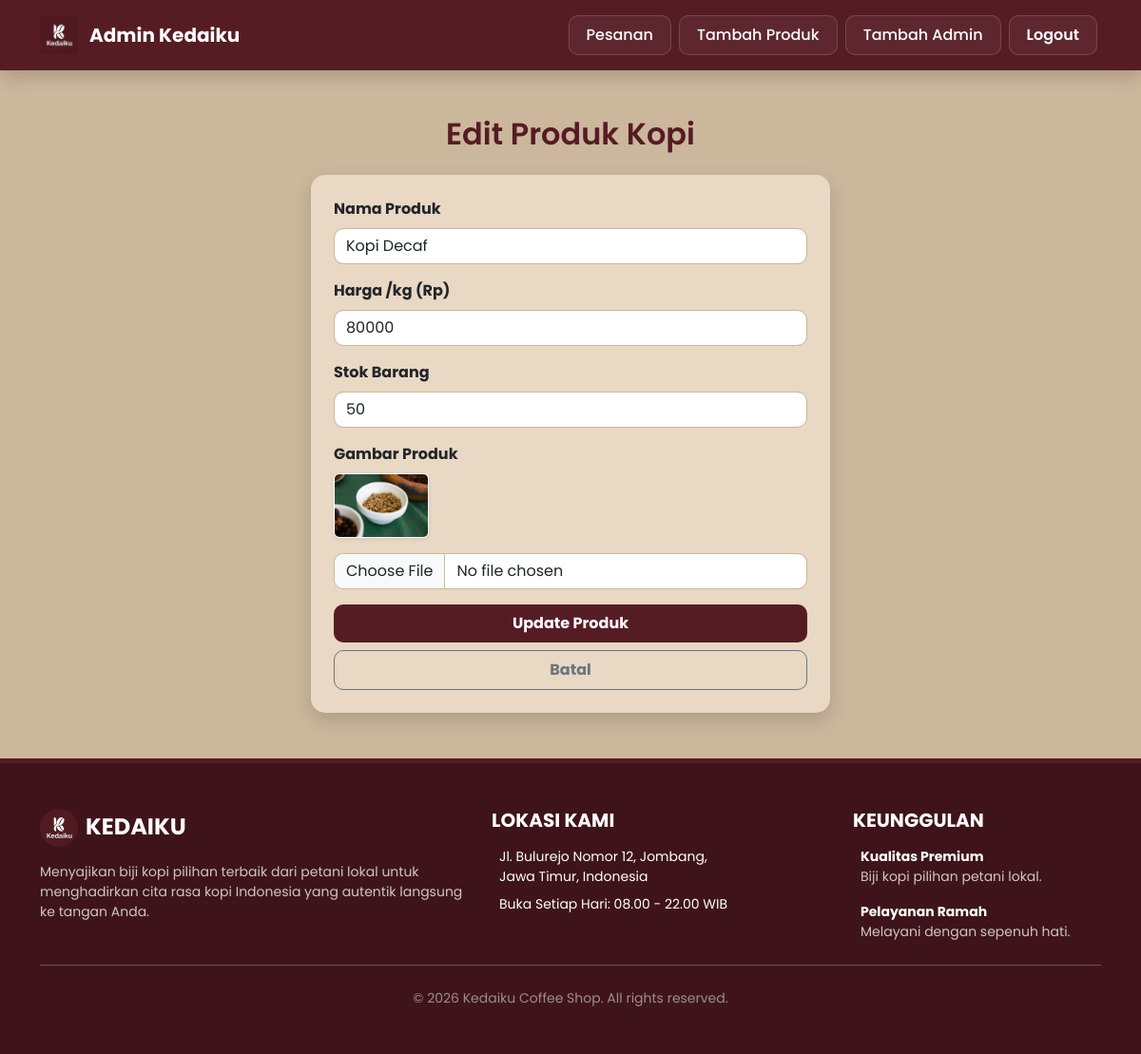
The page /edit_produk.php?id=6 (signed in) on the database its author committed.
### tables this page shows
CREATE TABLE IF NOT EXISTS `produk` (
  `id` int NOT NULL AUTO_INCREMENT,
  `nama` varchar(100) DEFAULT NULL,
  `harga` int DEFAULT NULL,
  `gambar` varchar(200) DEFAULT NULL,
  `stok` int NOT NULL DEFAULT '0',
  PRIMARY KEY (`id`)
);

### edit_produk.php (the view, shortened to what this page needs)
<?php
include 'koneksi.php';
$id = $_GET['id'];
$query = $koneksi->query("SELECT * FROM produk WHERE id='$id'");
$data = $query->fetch_assoc();
?>
<!DOCTYPE html>
<html lang="id">
<head>
    <link rel="stylesheet" href="https://cdn.jsdelivr.net/npm/bootstrap@5.3.2/dist/css/bootstrap.min.css">
</head>
<body>
    <nav class="navbar navbar-expand-lg navbar-dark navbar-custom sticky-top shadow">
        <div class="container">
            <a class="navbar-brand fw-bold" href="admin.php">
                <img src="assets/gambar/Logo_Project.jpeg" alt="Logo Kedaiku">
                Admin Kedaiku
            </a>
            <div class="collapse navbar-collapse" id="navbarNav">
                <ul class="navbar-nav ms-auto">
                    <li class="nav-item"><a class="nav-link" href="admin.php">Pesanan</a></li>
                    <li class="nav-item"><a class="nav-link" href="tambah_produk.php">Tambah Produk</a></li>
                    <li class="nav-item"><a class="nav-link" href="tambah_admin.php">Tambah Admin</a></li>
                    <li class="nav-item"><a class="nav-link nav-logout" href="logout.php">Logout</a></li>
                </ul>
            </div>
        </div>
    </nav>
    <div class="container my-5">
        <h2 class="text-center mb-4">Edit Produk Kopi</h2>
        <div class="row justify-content-center">
            <div class="col-md-6">
                <div class="card card-custom p-4">
                    <form method="post" enctype="multipart/form-data">
                        <div class="mb-3">
                            <label class="form-label fw-bold">Nama Produk</label>
                            <input type="text" name="nama" class="form-control" value="<?php echo htmlspecialchars($data['nama']); ?>" required>
                        </div>
                        <div class="mb-3">
                            <label class="form-label fw-bold">Harga /kg (Rp)</label>
                            <input type="number" name="harga" class="form-control" value="<?php echo $data['harga']; ?>" required>
                        </div>
                        <div class="mb-3">
                            <label class="form-label fw-bold">Stok Barang</label>
                            <input type="number" name="stok" class="form-control" value="<?php echo isset($data['stok']) ? $data['stok'] : 0; ?>" required min="0">
                        </div>
                        <div class="mb-3">
                            <label class="form-label fw-bold">Gambar Produk</label><br>
                            <img src="assets/gambar/<?php echo $data['gambar']; ?>" width="100" class="mb-3 rounded shadow-sm border border-white">
                            <input type="file" name="gambar" class="form-control">
                        </div>
                        <button type="submit" name="update" class="btn btn-custom w-100 fw-bold py-2 mb-2">Update Produk</button>
                        <a href="kelola_produk.php" class="btn btn-outline-secondary w-100 fw-bold py-2" style="border-radius: 10px;">Batal</a>
                    </form>
                </div>
            </div>
        </div>
    </div>
    <?php if(file_exists('layout/footer.php')) include 'layout/footer.php'; ?>
</body>
</html>

### edit_produk.php (style rules this page uses)
body { background: #cbb79c; font-family: 'Poppins', sans-serif; }
.navbar-custom { background: #561c24; padding: 12px 0; }
.navbar-brand { display: flex; align-items: center; gap: 12px; color: white !important; }
.navbar-brand img { height: 40px; width: auto; border-radius: 4px; }
.navbar-nav .nav-link { color: white !important; padding: 8px 18px !important; border-radius: 10px; transition: all 0.3s ease; font-weight: 500; margin: 0 4px; background-color: rgba(255, 255, 255, 0.05); border: 1px solid rgba(255, 255, 255, 0.15); }
.nav-logout { color: white !important; font-weight: 600 !important; }
h2 { color: #561c24; font-weight: 600; }
.card-custom { background: #e8d8c4; border: none; border-radius: 15px; box-shadow: 0 8px 20px rgba(0, 0, 0, 0.15); }
.form-control { border-radius: 10px; border: 1px solid #cbb79c; }
.btn-custom { background: #561c24; color: white; border: none; border-radius: 10px; }

### rows shown on the page
produk: nama "Kopi Decaf", harga "80000", stok "50", gambar (picture)
